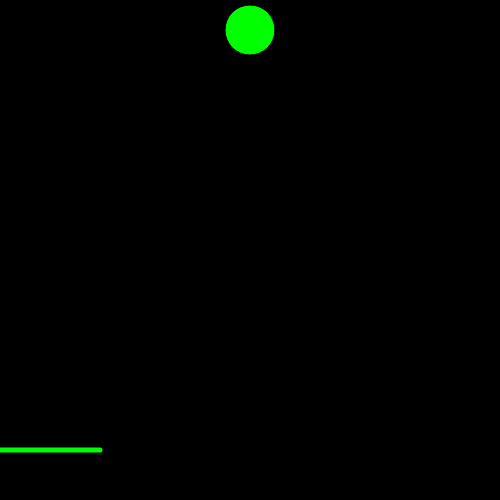
Frame 1 (no input)
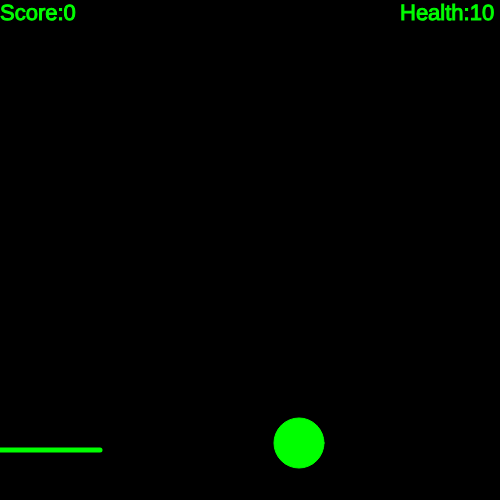
Frame 60 (no input)
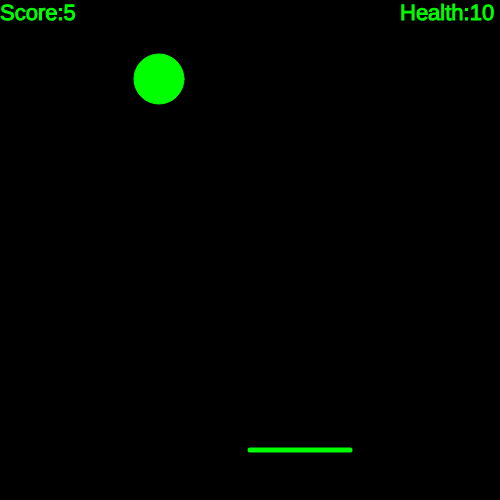
Frame 120 (the mouse pressed at the canvas centre since frame 60)

The p5.js sketch that drew these frames (run headless with seeded random() and noise() and a simulated clock; from frame 60 on, the mouse is pressed at the canvas centre):

// p5.js sketch
// ── sketch.js
let r = 0;
let g = 255;
let b = 0;

let score = 0
let score1;

let health = 10
let health1;

let Xpos = 250;
let Ypos = 30;
let xSpeed;
let ySpeed;
let xDirection = 1
let yDirection = 1 

function setup() {
  createCanvas(500, 500);
  xSpeed = 7
  ySpeed = 7
}

function draw() {
  background(0);
  
  strokeWeight(1)
  score1 = "Score:" + score
  textSize(22)
  text(score1, 0, 20)
  
  health1 = "Health:" + health
  text(health1, 400, 20)
  
  fill(r, g, b);
  ellipse(Xpos, Ypos, 50, 50)
  
  Xpos += xSpeed * xDirection
  Ypos += ySpeed * yDirection
  
  if (Xpos < 25 || Xpos > 475){
    xDirection *= -1
  }
  if (Ypos < 25){
    yDirection *= -1
  }

  if (Ypos > 425 && Ypos < 475 && Xpos > mouseX && Xpos < mouseX + 100) {
    yDirection *= -1
    xDirection *= 1
    score++
  }
  
  if (Ypos > 475){
    Ypos = 50
    health = health - 1
  } 
  

  //line
  stroke(r, g, b);
  strokeWeight(5)
  line(mouseX, 450, mouseX + 100, 450);
}
